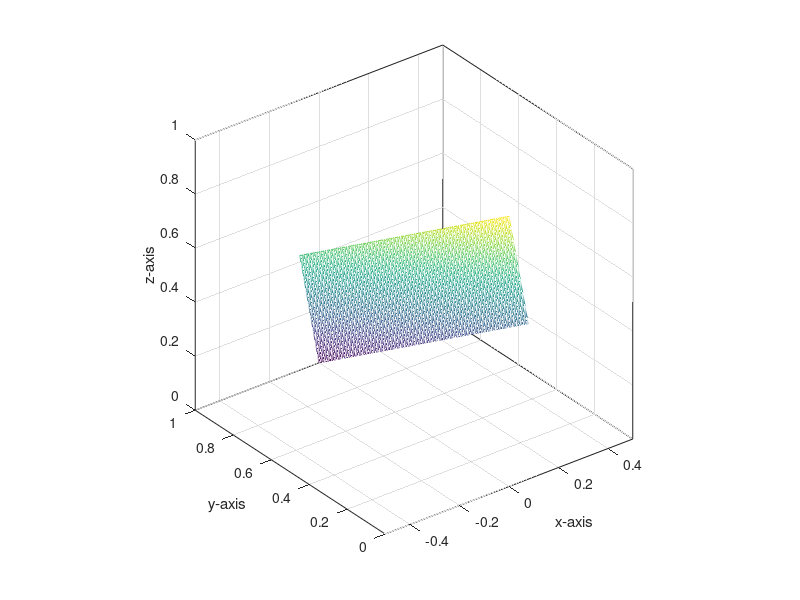

MATLAB code for this plot:

% a)
%{
xv = linspace(-1,3);
thetav = linspace(0,2*pi);
[x,theta] = meshgrid(xv,thetav);
y = cos(theta);
z = sin(theta);
%}
% b)
%{
rv = linspace(0,1);
thetav = linspace(0,2*pi);
[r,theta] = meshgrid(rv,thetav);
x = r.*cos(theta);
y = r.*sin(theta);
z = r.*(cos(theta) + sin(theta)) + 5;
%}
% c)
%{
uv = linspace(0,2*pi);
vv = linspace(0,(pi/3));
[u,v] = meshgrid(uv,vv);
x = 2*cos(u).*sin(v);
y = 2*sin(u).*sin(v);
z = 2*cos(v);
%}
% d)

uv = linspace(0,1);
vv = linspace(0,1);
[u,v] = meshgrid(uv,vv);
x = (v-u)/3;
y = (2*u + v)/3;
z = (3 - 2*v - u)/3;

mesh(x,y,z);
axis equal
box on
xlabel('x-axis')
ylabel('y-axis')
zlabel('z-axis')